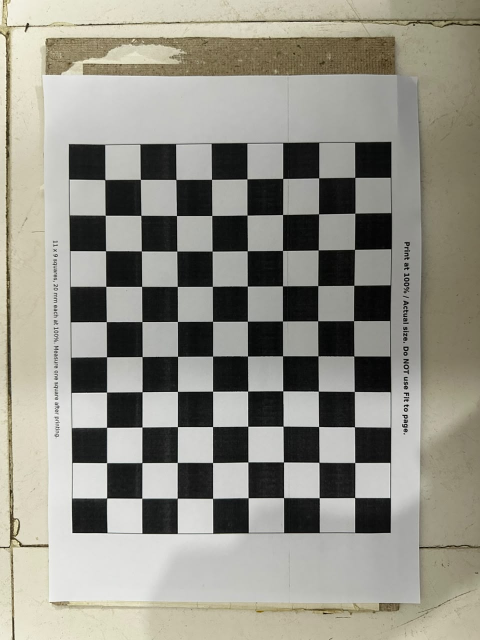
#> input picture calibration/images/calib_01.jpg, 960 x 1280 px (shown at 1/2 size); its folder holds 4 pictures in this run
$ python calibrate.py
#> lines starting #> are read from the running program, lines starting #| are printed output that depends on the picture
"""Calibrate the camera from checkerboard photos.

Finds the 10 by 8 inner corners in every image in calibration/images,
runs OpenCV calibrateCamera with a measured square size of 20 mm,
and saves the camera matrix, distortion coefficients and RMS error.

Run from the repo root:
    python calibration/calibrate.py
"""
import glob
import json

import cv2
import numpy as np

PATTERN = (10, 8)
SQUARE_MM = 20.0
IMAGE_SIZE = (960, 1280)  # width, height, portrait photos used here


def main():
    files = sorted(glob.glob("calibration/images/*.jpg"))
    if not files:
        raise SystemExit("No calibration images found in calibration/images")

    objp = np.zeros((PATTERN[0] * PATTERN[1], 3), np.float32)
    objp[:, :2] = np.mgrid[0:PATTERN[0], 0:PATTERN[1]].T.reshape(-1, 2) * SQUARE_MM

    objpoints = []
    imgpoints = []
    found = 0
    for path in files:
        img = cv2.imread(path)
#> img is the input picture: shape (1280, 960, 3); mean B, G, R 135.2, 145.3, 147
        gray = cv2.cvtColor(img, cv2.COLOR_BGR2GRAY)
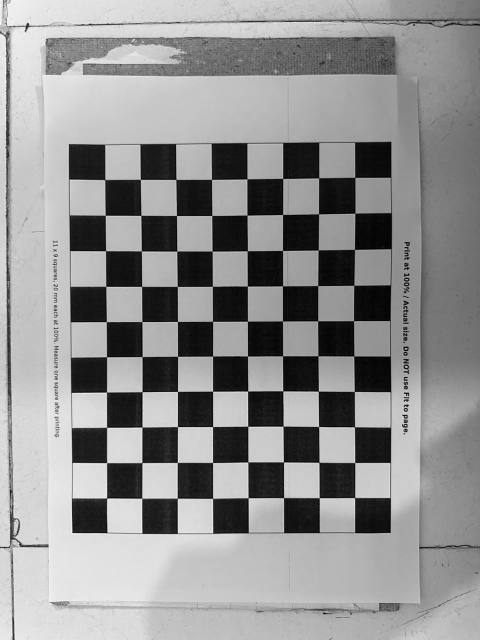
#> gray: shape (1280, 960) (shown at 1/2 size); min 0, max 255, mean 144.7
        ret, corners = cv2.findChessboardCorners(
            gray, PATTERN, cv2.CALIB_CB_ADAPTIVE_THRESH + cv2.CALIB_CB_NORMALIZE_IMAGE
        )
#> ret = True; corners = 80 rows, first 8: [710, 355.5], [709.8, 427.1], [709.5, 499.1], [708, 571.4], [707.5, 641.9], [707.8, 712.5], [709, 783.4], [709, 854.1]
        if not ret:
            print("no corners:", path)
            continue
        criteria = (cv2.TERM_CRITERIA_EPS + cv2.TERM_CRITERIA_MAX_ITER, 30, 0.001)
        corners2 = cv2.cornerSubPix(gray, corners, (11, 11), (-1, -1), criteria)
#> corners2 = 80 rows, first 8: [710.1, 355.4], [710.3, 426.8], [709.5, 499.2], [708.2, 571], [707.5, 641.9], [708.2, 712.5], [708.9, 783.4], [709.3, 854]
        objpoints.append(objp)
        imgpoints.append(corners2)
        found += 1
#> pass 2 of the loop in main, `for path in files:`:
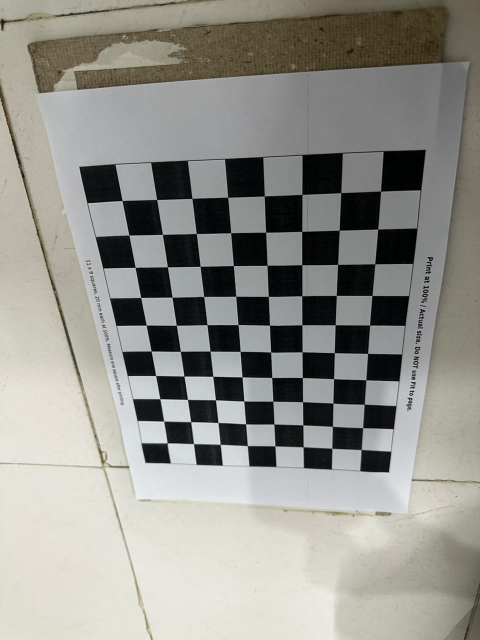
#> input picture calibration/images/calib_02.jpg, 960 x 1280 px (shown at 1/2 size)
#> in main, img is the input picture: shape (1280, 960, 3); mean B, G, R 139.8, 146, 147
#> in main, `gray = cv2.cvtColor(img, cv2.COLOR_BGR2GRAY)`:
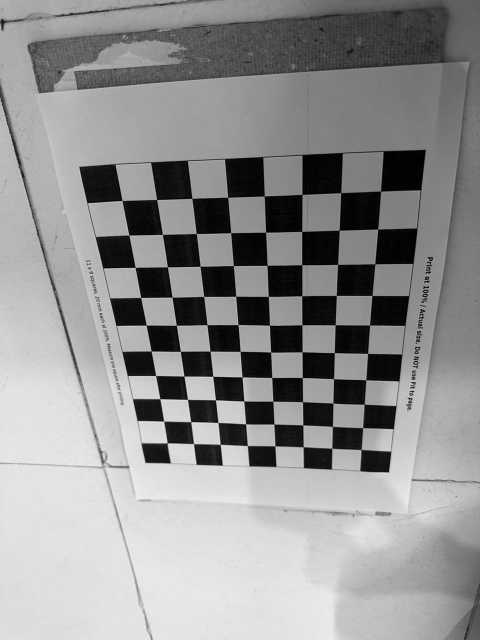
#> gray: shape (1280, 960) (shown at 1/2 size); min 0, max 242, mean 145.6
#> corners = 80 rows, first 8: [761.5, 382.7], [755.6, 458.6], [750, 528.3], [744.4, 591.4], [739.5, 650.5], [735.5, 707.2], [732, 760], [728.5, 808.8]
#> corners2 = 80 rows, first 8: [761.6, 382.7], [755.8, 458.6], [750, 528.3], [744.4, 591.4], [739.5, 650.6], [735.6, 707.2], [732.1, 760.2], [728.7, 808.9]
#> pass 3 of the loop in main, `for path in files:`:
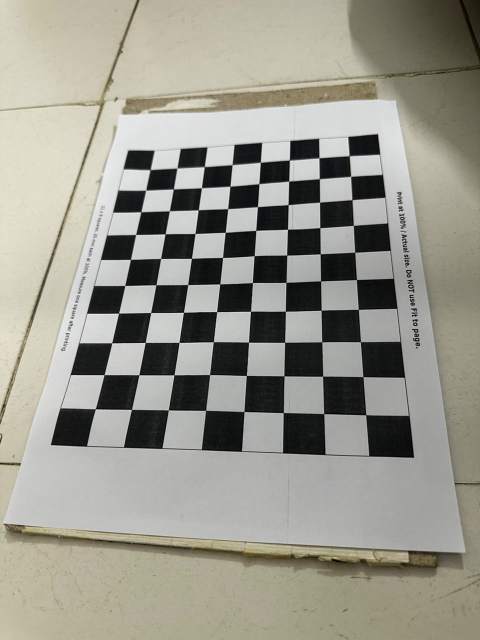
#> input picture calibration/images/calib_03.jpg, 960 x 1280 px (shown at 1/2 size)
#> in main, img is the input picture: shape (1280, 960, 3); mean B, G, R 141.1, 151.7, 153.2
#> in main, `gray = cv2.cvtColor(img, cv2.COLOR_BGR2GRAY)`:
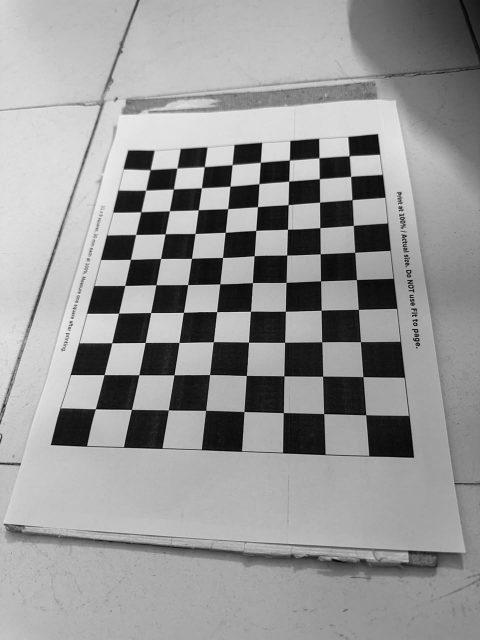
#> gray: shape (1280, 960) (shown at 1/2 size); min 0, max 255, mean 150.9
#> corners = 80 rows, first 8: [699.5, 313.2], [701.1, 353.9], [704.5, 400.1], [706.3, 451.8], [709.4, 504.8], [712.7, 560.2], [716.9, 618.8], [720.8, 684.1]
#> corners2 = 80 rows, first 8: [698.6, 312.2], [701.6, 353.4], [704.4, 400], [706.9, 451.3], [709.8, 504.9], [713.2, 559.7], [717.1, 619.2], [721.3, 683.9]
#> the loop made 4 passes; the first 3 are shown

    print(f"images with corners: {found} of {len(files)}")
    if found < 10:
#> (the run stopped early here; a loop or call above may not have finished)
